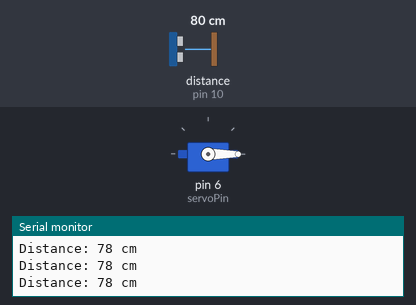
The sketch below on a simulated Arduino Uno, built with avr-gcc and run on an emulated ATmega328P. Parts: servo, the last lines printed to the serial monitor. Wiring (inferred from the names in the program): ultrasonic range finder: trigger pin 9; echo pin 10. The inputs (shaded band) are chosen by the test bench; at power-on: distance to the obstacle (sensor on pin 10) 80 cm. The echo pulse lasts 58.3 µs per cm.

Above: at 1.2 s.
1.3 s: distance to the obstacle (sensor on pin 10) set to 24 cm
2.8 s: distance to the obstacle (sensor on pin 10) set to 19 cm
At 4.2 s:
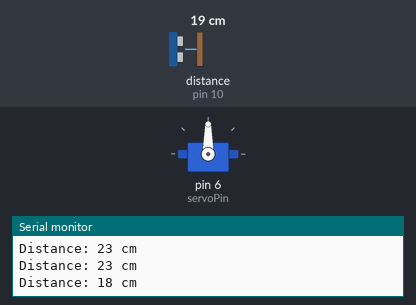
5.8 s: distance to the obstacle (sensor on pin 10) set to 35 cm
At 7.7 s:
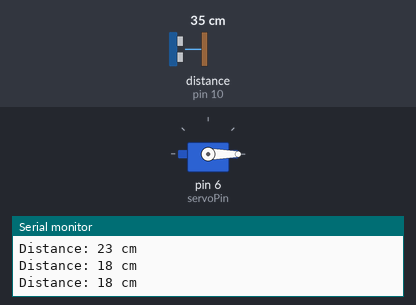
8.8 s: distance to the obstacle (sensor on pin 10) set to 2 cm
At 9.7 s:
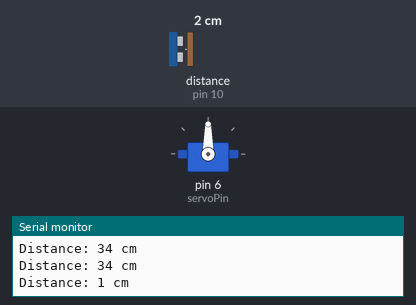
Timing chart, 0 to 12.8 s (numbered marks = the images above; inputs shaded):
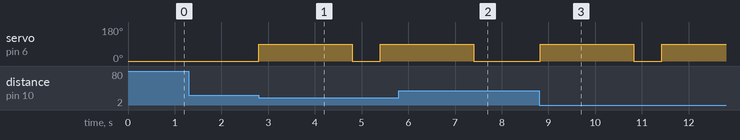

The sketch:

smart_sanitizing_dustbin.ino
```cpp
#include <Servo.h>

Servo lidServo;

const int trigPin = 9;
const int echoPin = 10;
const int servoPin = 6;

long duration;
int distance;

void setup() {
  pinMode(trigPin, OUTPUT);
  pinMode(echoPin, INPUT);

  lidServo.attach(servoPin);
  lidServo.write(0);

  Serial.begin(9600);
}

void loop() {
  digitalWrite(trigPin, LOW);
  delayMicroseconds(2);

  digitalWrite(trigPin, HIGH);
  delayMicroseconds(10);
  digitalWrite(trigPin, LOW);

  duration = pulseIn(echoPin, HIGH);
  distance = duration * 0.034 / 2;

  Serial.print("Distance: ");
  Serial.print(distance);
  Serial.println(" cm");

  if (distance > 0 && distance <= 20) {
    lidServo.write(90);
    delay(2000);
    lidServo.write(0);
    delay(500);
  }

  delay(100);
}
```

Measured:
- the behaviour switches between 22 and 21 cm on distance to the obstacle (sensor on pin 10) (found by bisection; images 0 and 1)
- after the input at 2.8 s, servo on pin 6 (servoPin): 0° → 90° at once, → 0° 2.0 s later, → 90° 0.60 s later
- after the input at 5.8 s, servo on pin 6 (servoPin): goes on until 7.4 s, then stays 0°
- after the input at 8.8 s, servo on pin 6 (servoPin): 0° → 90° at once, → 0° 2.0 s later, → 90° 0.60 s later
